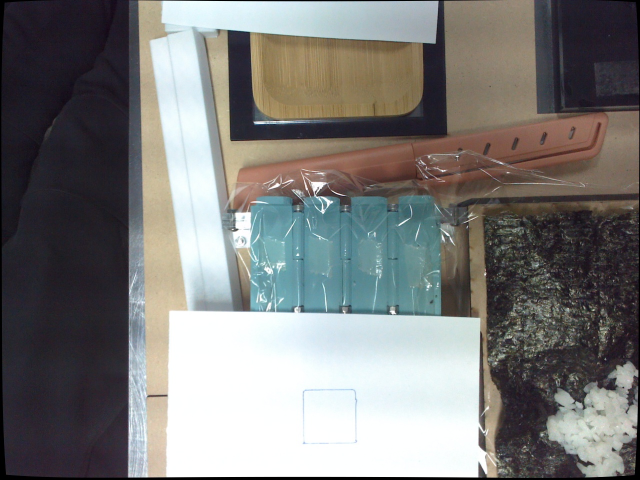
#> input picture img_check_test/rice_42.png, 1280 x 960 px (shown at 1/2 size)
$ python plot_calibration.py
#> lines starting #> are read from the running program, lines starting #| are printed output that depends on the picture
import skimage.io
import numpy as np
import matplotlib.pyplot as plt

img = skimage.io.imread('rice_42.png')
#> img is the input picture: shape (960, 1280, 3); mean R, G, B 123, 122.6, 120.9

fig, ax = plt.subplots(1,2, figsize=(20,10))
ax[0].text(50, 100, 'original image', fontsize=16, bbox={'facecolor': 'white', 'pad': 6})
ax[0].imshow(img)

img = np.flipud(img)
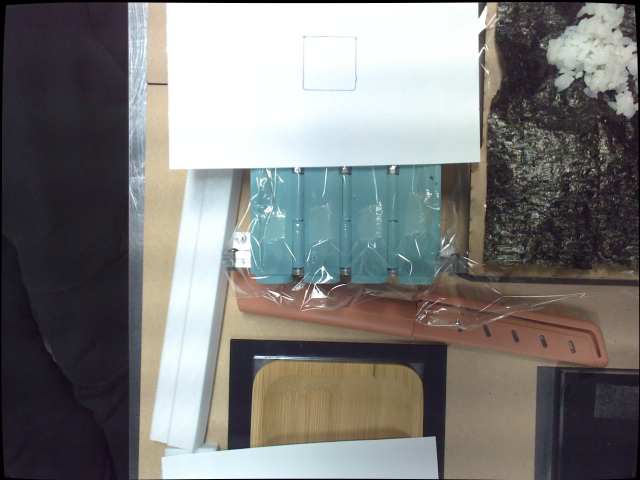
#> img: shape (960, 1280, 3) (shown at 1/2 size); mean R, G, B 123, 122.6, 120.9
d = np.zeros((img.shape[0], img.shape[1]))

from PIL import Image as PImage
import plotly.graph_objects as go

def create_rgb_surface(rgb_img, depth_img, **kwargs):
    rgb_img = rgb_img.swapaxes(0, 1)[:, ::-1]
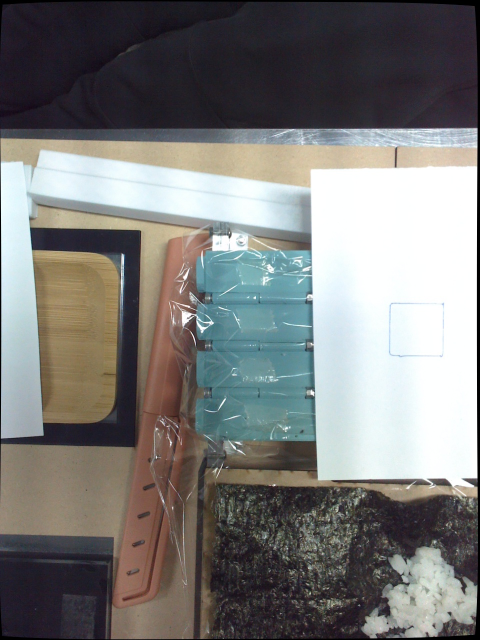
#> rgb_img: shape (1280, 960, 3) (shown at 1/2 size); mean of channels 0, 1, 2 123, 122.6, 120.9; drawn as R, G, B
    depth_img = depth_img.swapaxes(0, 1)[:, ::-1]
#> depth_img: shape (1280, 960) float64; every value is 0
    eight_bit_img = PImage.fromarray(rgb_img).convert('P', palette='WEB', dither=None)
    idx_to_color = np.array(eight_bit_img.getpalette()).reshape((-1, 3))
#> idx_to_color = 226 rows, first 8: [0, 0, 0], [0, 0, 0], [0, 0, 0], [0, 0, 0], [0, 0, 0], [0, 0, 0], [0, 0, 0], [0, 0, 0]
    colorscale=[[i/255.0, "rgb({}, {}, {})".format(*rgb)] for i, rgb in enumerate(idx_to_color)]
#> colorscale = 226 items, first 6: [0, 'rgb(0, 0, 0)'], [0.00392, 'rgb(0, 0, 0)'], [0.00784, 'rgb(0, 0, 0)'], [0.0118, 'rgb(0, 0, 0)'], [0.0157, 'rgb(0, 0, 0)'], [0.0196, 'rgb(0, 0, 0)']
    depth_map = depth_img.copy().astype('float')
    # depth_map[depth_map<depth_cutoff] = np.nan
    return go.Surface(
        z=depth_map,
        surfacecolor=np.array(eight_bit_img),
        cmin=0,
        cmax=255,
        colorscale=colorscale,
        showscale=False,
        **kwargs
    )

fig = go.Figure(
    data=[create_rgb_surface(img,
                             d,
                             contours_z=dict(show=True, project_z=True, highlightcolor="limegreen"),
                             opacity=0.5
                            )],
    layout_title_text="3D Surface"
)

fig.update_layout(
    scene = dict(
        xaxis = dict(nticks=4, range=[0,img.shape[0]],),
        yaxis = dict(nticks=4, range=[0,img.shape[1]],),
        zaxis = dict(nticks=4, range=[0,500],),
        ),
    width=700,
    margin=dict(r=20, l=10, b=10, t=10))

fig.write_image("roll_3d_calib.png")

$ run again, with img_check_test/rice_40.png copied over img_check_test/rice_42.png
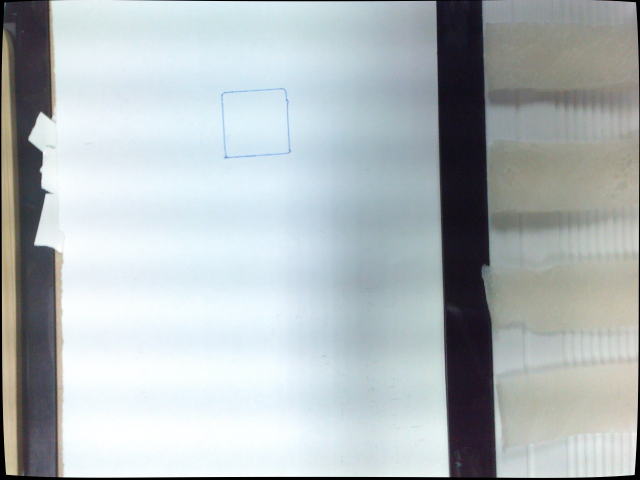
#> input picture img_check_test/rice_40.png, 1280 x 960 px (shown at 1/2 size)
#> img is the input picture: shape (960, 1280, 3); mean R, G, B 176.8, 184.9, 187.3
#> `img = np.flipud(img)`:
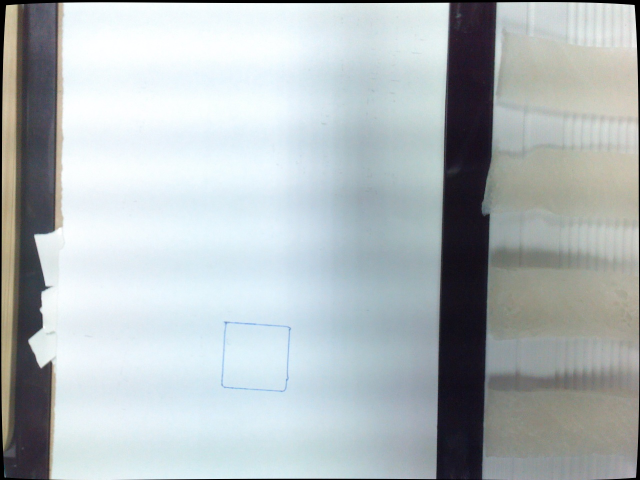
#> img: shape (960, 1280, 3) (shown at 1/2 size); mean R, G, B 176.8, 184.9, 187.3
#> in create_rgb_surface, `rgb_img = rgb_img.swapaxes(0, 1)[:, ::-1]`:
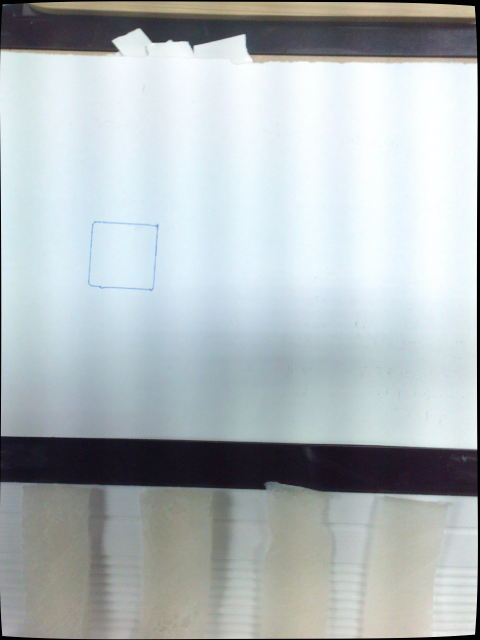
#> rgb_img: shape (1280, 960, 3) (shown at 1/2 size); mean of channels 0, 1, 2 176.8, 184.9, 187.3; drawn as R, G, B
#> depth_img: shape (1280, 960) float64; every value is 0
#> idx_to_color = 226 rows, first 8: [0, 0, 0], [0, 0, 0], [0, 0, 0], [0, 0, 0], [0, 0, 0], [0, 0, 0], [0, 0, 0], [0, 0, 0]
#> colorscale = 226 items, first 6: [0, 'rgb(0, 0, 0)'], [0.00392, 'rgb(0, 0, 0)'], [0.00784, 'rgb(0, 0, 0)'], [0.0118, 'rgb(0, 0, 0)'], [0.0157, 'rgb(0, 0, 0)'], [0.0196, 'rgb(0, 0, 0)']
